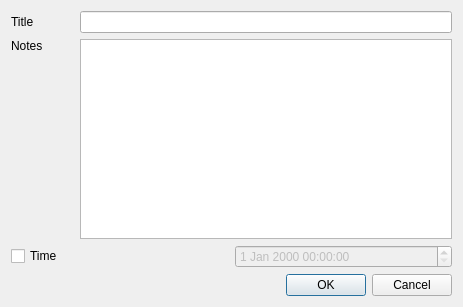
<?xml version="1.0" encoding="UTF-8"?>
<ui version="4.0">
 <class>Dialog</class>
 <widget class="QDialog" name="Dialog">
  <property name="geometry">
   <rect>
    <x>0</x>
    <y>0</y>
    <width>463</width>
    <height>307</height>
   </rect>
  </property>
  <property name="windowTitle">
   <string>Create new task</string>
  </property>
  <layout class="QVBoxLayout" name="verticalLayout">
   <item>
    <layout class="QHBoxLayout" name="horizontalLayout">
     <item>
      <widget class="QLabel" name="label">
       <property name="text">
        <string>Title</string>
       </property>
      </widget>
     </item>
     <item>
      <spacer name="horizontalSpacer_2">
       <property name="orientation">
        <enum>Qt::Horizontal</enum>
       </property>
       <property name="sizeType">
        <enum>QSizePolicy::Fixed</enum>
       </property>
       <property name="sizeHint" stdset="0">
        <size>
         <width>40</width>
         <height>20</height>
        </size>
       </property>
      </spacer>
     </item>
     <item>
      <widget class="QLineEdit" name="task_name"/>
     </item>
    </layout>
   </item>
   <item>
    <layout class="QHBoxLayout" name="horizontalLayout_2">
     <item>
      <layout class="QVBoxLayout" name="verticalLayout_2">
       <item>
        <widget class="QLabel" name="label_2">
         <property name="text">
          <string>Notes</string>
         </property>
        </widget>
       </item>
       <item>
        <spacer name="verticalSpacer">
         <property name="orientation">
          <enum>Qt::Vertical</enum>
         </property>
         <property name="sizeHint" stdset="0">
          <size>
           <width>20</width>
           <height>40</height>
          </size>
         </property>
        </spacer>
       </item>
      </layout>
     </item>
     <item>
      <spacer name="horizontalSpacer">
       <property name="orientation">
        <enum>Qt::Horizontal</enum>
       </property>
       <property name="sizeType">
        <enum>QSizePolicy::Fixed</enum>
       </property>
       <property name="sizeHint" stdset="0">
        <size>
         <width>31</width>
         <height>20</height>
        </size>
       </property>
      </spacer>
     </item>
     <item>
      <widget class="QTextEdit" name="textEdit">
       <property name="sizePolicy">
        <sizepolicy hsizetype="Expanding" vsizetype="Preferred">
         <horstretch>0</horstretch>
         <verstretch>0</verstretch>
        </sizepolicy>
       </property>
      </widget>
     </item>
    </layout>
   </item>
   <item>
    <layout class="QHBoxLayout" name="horizontalLayout_3">
     <item>
      <widget class="QCheckBox" name="checkBox">
       <property name="enabled">
        <bool>true</bool>
       </property>
       <property name="text">
        <string>Time</string>
       </property>
      </widget>
     </item>
     <item>
      <widget class="QDateTimeEdit" name="dateTimeEdit">
       <property name="enabled">
        <bool>false</bool>
       </property>
      </widget>
     </item>
    </layout>
   </item>
   <item>
    <widget class="QDialogButtonBox" name="buttonBox">
     <property name="orientation">
      <enum>Qt::Horizontal</enum>
     </property>
     <property name="standardButtons">
      <set>QDialogButtonBox::Cancel|QDialogButtonBox::Ok</set>
     </property>
    </widget>
   </item>
  </layout>
 </widget>
 <resources/>
 <connections>
  <connection>
   <sender>buttonBox</sender>
   <signal>accepted()</signal>
   <receiver>Dialog</receiver>
   <slot>accept()</slot>
   <hints>
    <hint type="sourcelabel">
     <x>248</x>
     <y>254</y>
    </hint>
    <hint type="destinationlabel">
     <x>157</x>
     <y>274</y>
    </hint>
   </hints>
  </connection>
  <connection>
   <sender>buttonBox</sender>
   <signal>rejected()</signal>
   <receiver>Dialog</receiver>
   <slot>reject()</slot>
   <hints>
    <hint type="sourcelabel">
     <x>316</x>
     <y>260</y>
    </hint>
    <hint type="destinationlabel">
     <x>286</x>
     <y>274</y>
    </hint>
   </hints>
  </connection>
  <connection>
   <sender>checkBox</sender>
   <signal>toggled(bool)</signal>
   <receiver>dateTimeEdit</receiver>
   <slot>setEnabled(bool)</slot>
   <hints>
    <hint type="sourcelabel">
     <x>119</x>
     <y>250</y>
    </hint>
    <hint type="destinationlabel">
     <x>343</x>
     <y>250</y>
    </hint>
   </hints>
  </connection>
 </connections>
</ui>
